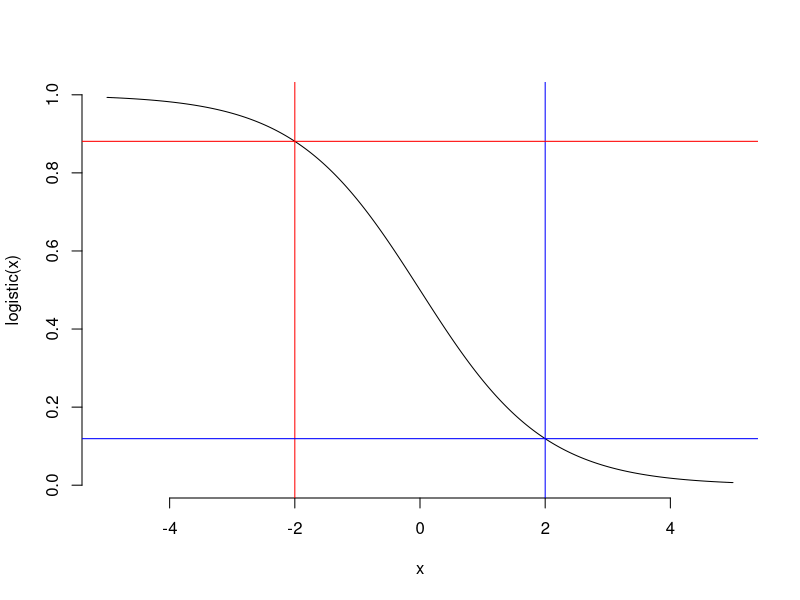
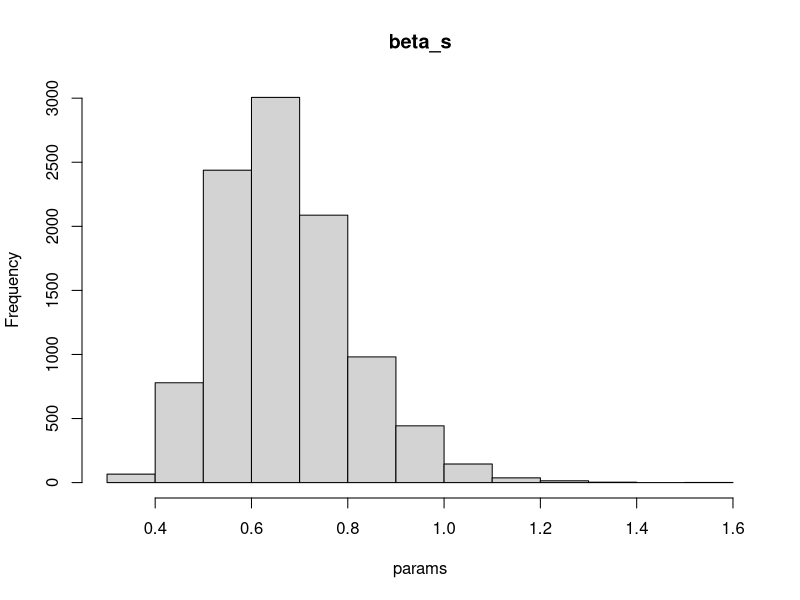
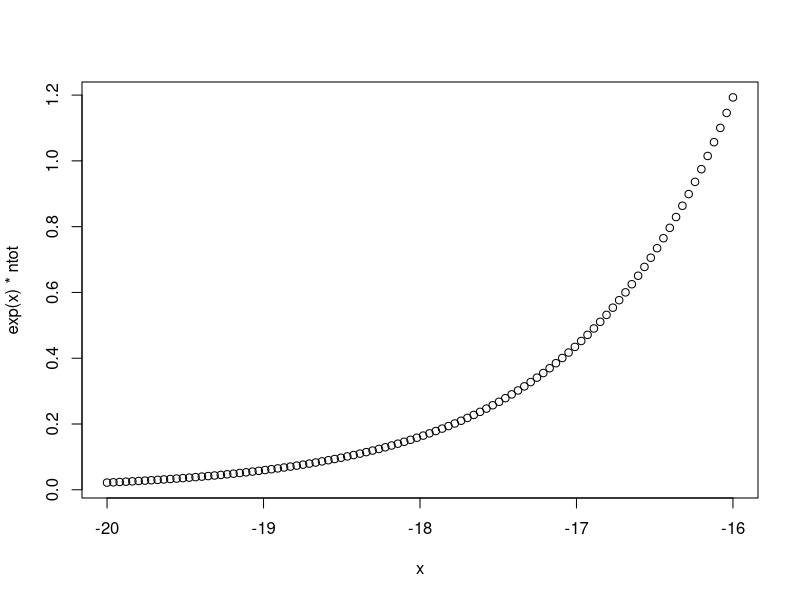
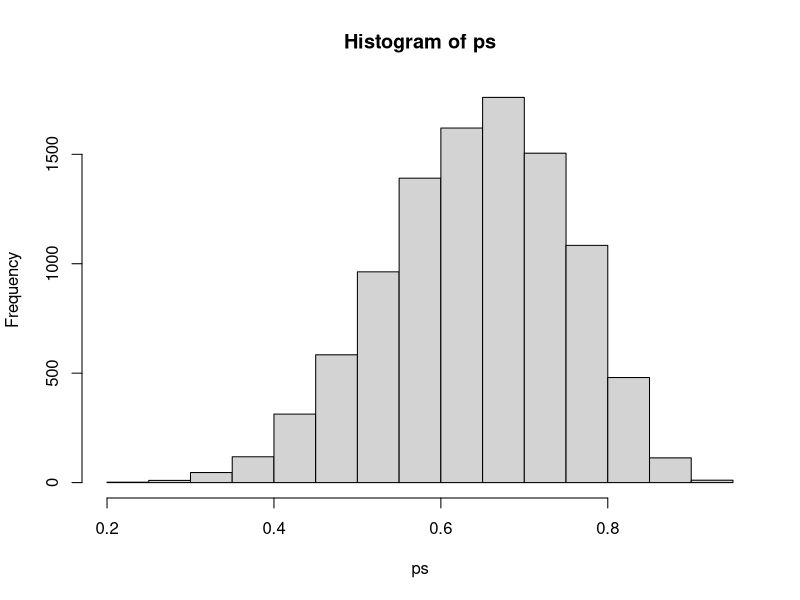
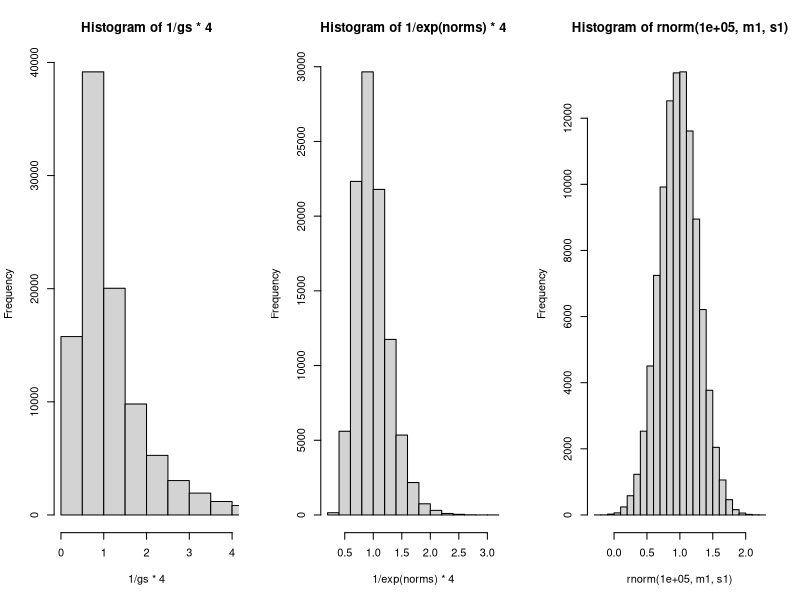

Reproduce these figures in R, in order.
# priors.R

rev_logistic <- function(x) {
  log((1/x)-1)
}

logistic <- function(x) {
  1 / (1 + exp(x))
}

x <- seq(-5, 5, length.out = 1000)
plot(x, logistic(x), type = "l", bty="n")
abline(v = c(-2, 2), col = c("red", "blue"))
abline(h = logistic(c(-2, 2)), col = c("red", "blue"))

# log_beta_s
ntot <- 10601100
mu <- log(0.658/ntot)
sigma <- 0.2
norms <- rnorm(10000, mu, sigma)
params <- exp(norms) * ntot
hist(params, main = "beta_s")
x <- seq(-20, -16, length.out = 100)
plot(x, exp(x)*ntot)

# beta_reduce
mu <- rev_logistic(0.65)  # from literature
sigma <- 0.5  # assumptions
norms <- rnorm(10000, mu, sigma)
ps <- logistic(norms)
hist(ps)

# log_g_c
par(mfrow = c(1,3))
a <- 2.5
b <- 0.5
gs <- rgamma(100000, a, b)
hist(1/gs*4, breaks = 500, xlim = c(0, 4))
mu <- a/b
sigma <- sqrt(a/(b^2))
mul <- log(mu) - 0.5*log((sigma/mu)^2 + 1)
sigmal <- sqrt(log((sigma/mu)^2) + 1)
norms <- rnorm(100000, mul, sigmal)
hist(1/exp(norms)*4)
m1 <- mean(1/exp(norms)*4)
s1 <- sd(1/exp(norms)*4)
hist(rnorm(100000, m1, s1))

